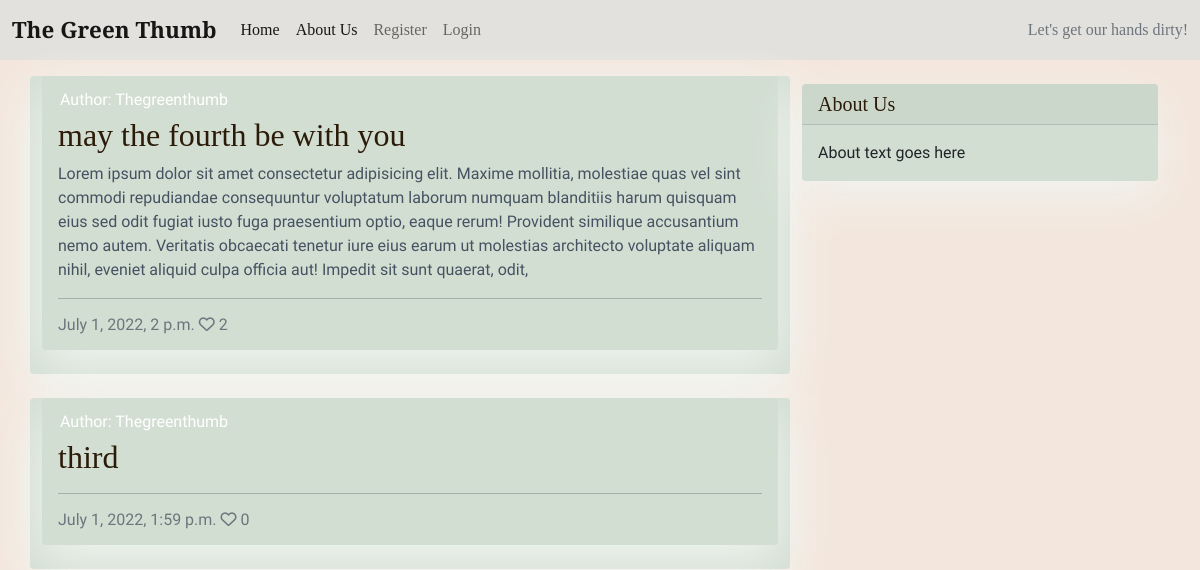
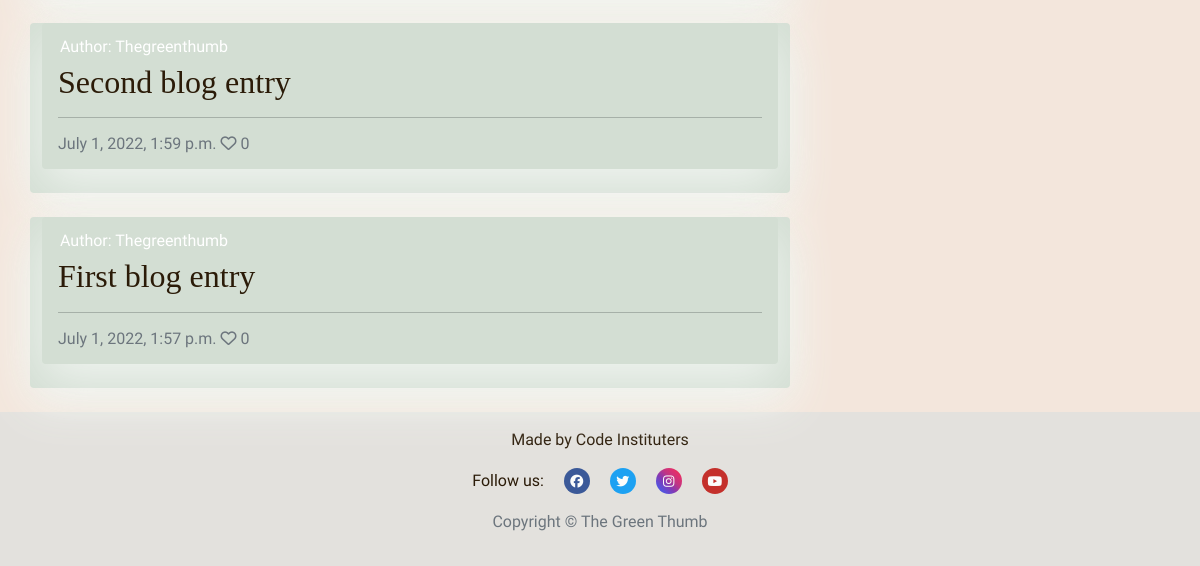
The app's page /, older data (2 pictures, top to bottom).
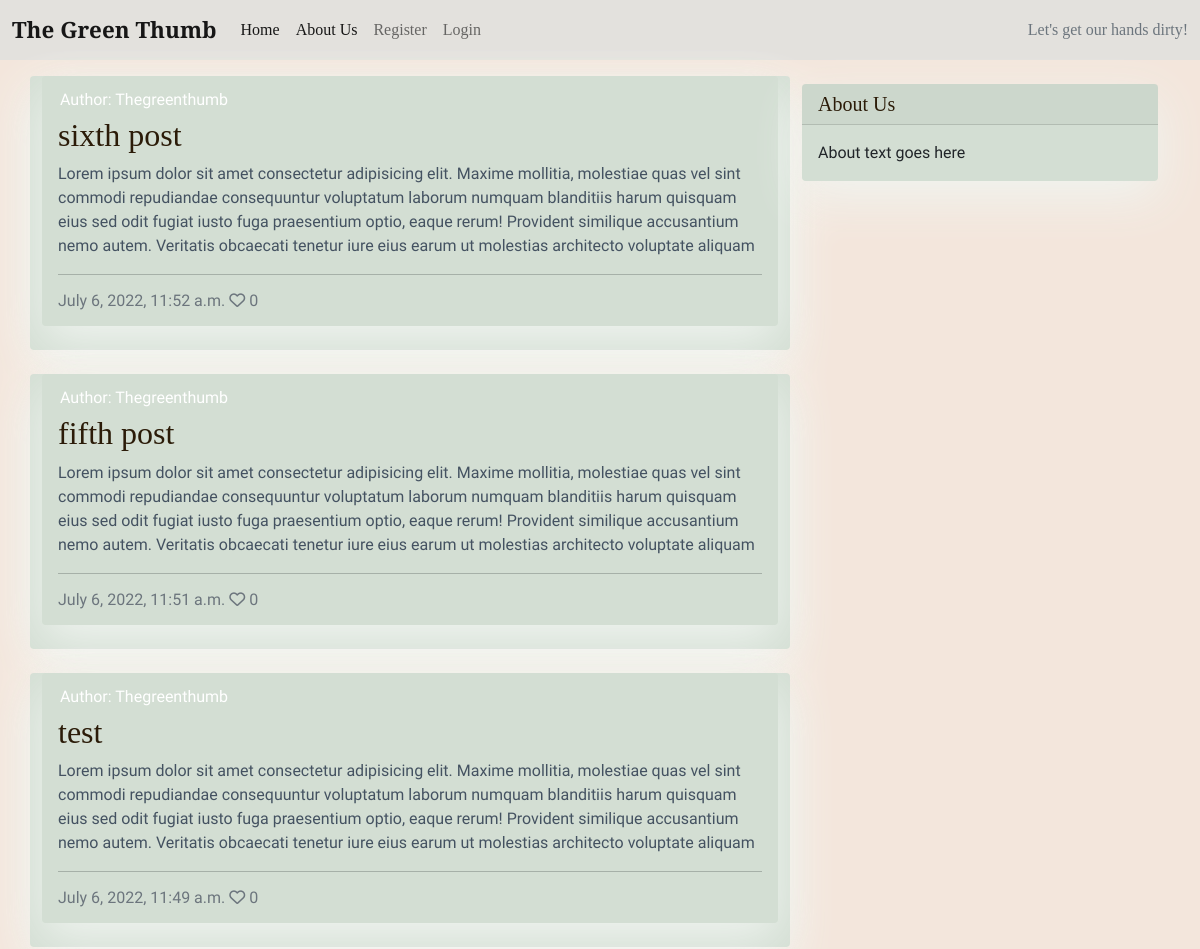
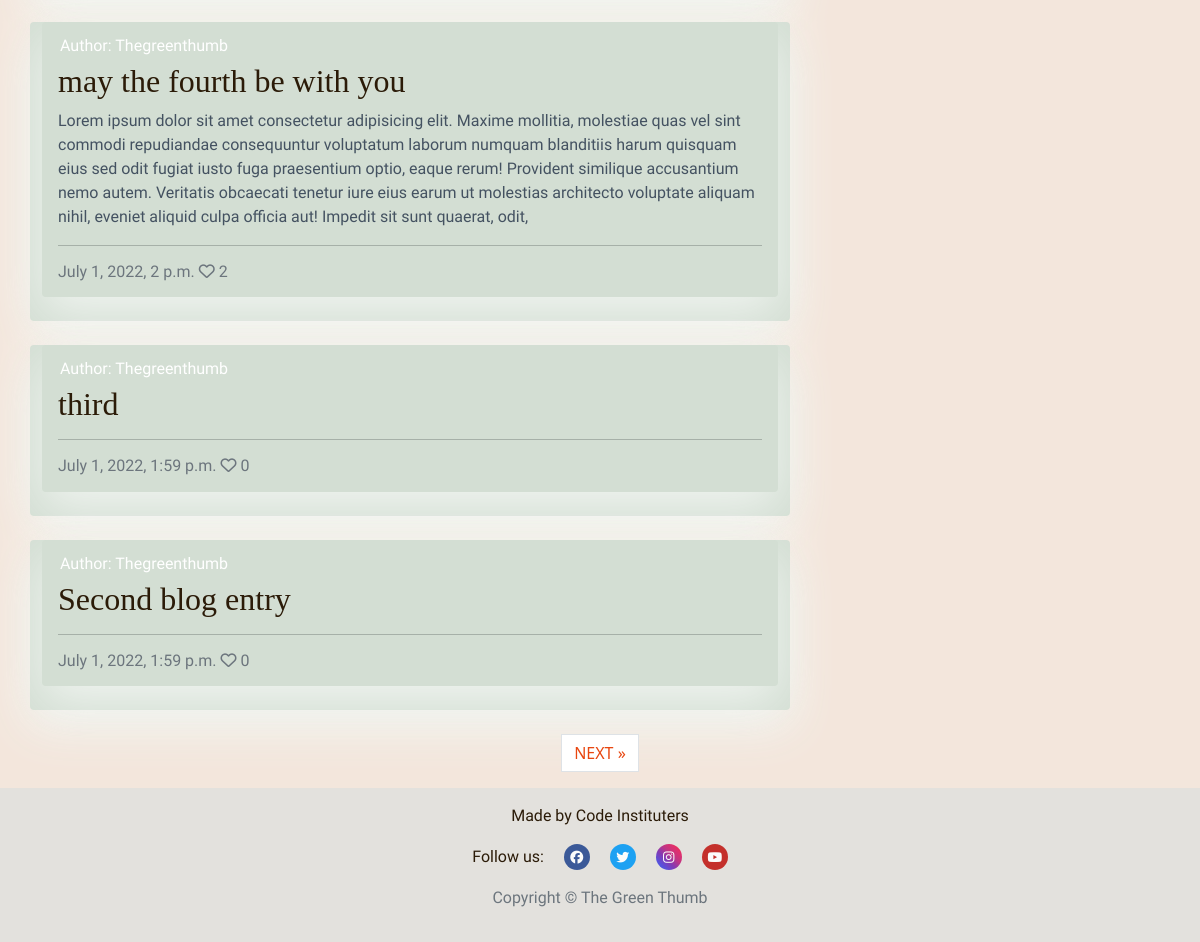
The same page, newer data (2 pictures, top to bottom).
### blog/models.py (models this page shows, shortened)
class BlogPost(models.Model):
    title = models.CharField(
        max_length=200, unique=True, null=False, blank=False)
    slug = models.SlugField(max_length=200, unique=True)
    author = models.ForeignKey(
        User, on_delete=models.CASCADE, related_name='blog_posts',
        default=id(0))
    created_on = models.DateTimeField(auto_now_add=True)
    updated_on = models.DateTimeField(auto_now=True)
    content = models.TextField(blank=True)
    status = models.IntegerField(choices=STATUS, default=0)
    featured_image = CloudinaryField('image', default='placeholder')
    excerpt = models.TextField(blank=True)
    likes = models.ManyToManyField(
        User, related_name='blogpost_like', blank=True)
    class Meta:
        ordering = ['-created_on']
    def number_of_likes(self):
        return self.likes.count()

### blog/views.py (the view)
# urls.py: path('', views.PostList.as_view(), name='home'),
class PostList(generic.ListView):
    model = BlogPost
    queryset = BlogPost.objects.filter(status=1).order_by('-created_on')
    context_object_name = 'post_list'
    template_name = 'index.html'
    paginate_by = 6

### templates/index.html (shortened to what this page needs)
{% extends "base.html" %}
{% block content %}
<div class="container">
    <div class="row">
        <div class="col-md-8 mt-3 left">
            <div class="row">
                {% for post in post_list %}
                <div class="card mb-4">
                    <div class="card mb-4">
                        <div class="card-body">
                            <div class="image-container">
                                <div class="image-flash">
                                    <p class="author">Author: {{ post.author }}</p>
                                </div>
                            </div>
                            <a href="{% url 'post_detail' post.slug %}" class="post-link">
                                <h2 class="card-title">{{ post.title }}</h2>
                                <p class="card-text">{{ post.excerpt }}</p>
                            </a>
                            <hr />
                            <p class="card-text text-muted h6">{{ post.created_on}} <i class="far fa-heart"></i>
                                {{ post.number_of_likes }}</p>
                        </div>
                    </div>
                </div>
                {% endfor %}
            </div>
        </div>
        {% block sidebar %}
        {% include 'sidebar.html' %}
        {% endblock sidebar %}
    </div>
    {% if is_paginated %}
    <nav aria-label="Page navigation">
        <ul class="pagination justify-content-center">
            {% if page_obj.has_next %}
            <li><a href="?page={{ page_obj.next_page_number }}" class="page-link"> NEXT &raquo;</a></li>
            {% endif %}
        </ul>
    </nav>
    {% endif %}
</div>
{%endblock%}

### templates/base.html (shortened to what this page needs)
{% load static %}
<!DOCTYPE html>
<html class="h-100">
<head>
    <link rel="stylesheet" href="https://cdnjs.cloudflare.com/ajax/libs/font-awesome/5.15.3/css/all.min.css">
    <link href="https://cdn.jsdelivr.net/npm/bootstrap@5.0.1/dist/css/bootstrap.min.css" rel="stylesheet"
>
    <link rel="stylesheet" href="{% static 'css/style.css' %}">
</head>
<body class="d-flex flex-column h-100 main-bg">
    <nav class="navbar navbar-expand-lg navbar-light nav-css-settings">
        <div class="container-fluid">
            <a class="navbar-brand" href="{% url 'home' %}"><span class="brand">The Green Thumb</span></a>
            <div class="collapse navbar-collapse" id="navbarText">
                <ul class="navbar-nav me-auto mb-2 mb-lg-0">
                    <li class="nav-item">
                        <a class="nav-link active" aria-current="page" href="{% url 'home' %}">Home</a>
                    </li>
                    <li class="nav-item">
                        <a class="nav-link active" aria-current="page" href="#">About Us</a>
                    </li>
                    {% if user.is_authenticated %}
                    <li class="nav-item">
                        <a class="nav-link" href="{% url 'account_logout' %}">Logout</a>
                    </li>
                    {% else %}
                    <li class="nav-item">
                        <a class="nav-link" href="{% url 'account_signup' %}">Register</a>
                    </li>
                    <li class="nav-item">
                        <a class="nav-link" href="{% url 'account_login' %}">Login</a>
                    </li>
                    {% endif %}
                </ul>
                <span class="navbar-text text-muted d-none d-lg-block">
                    Let's get our hands dirty!
                </span>
            </div>
        </div>
    </nav>
    <main class="flex-shrink-0 main-bg">
        {% block content %}{% endblock content %}
    </main>
    <footer class="footer mt-auto py-3 footer-css-settings">
        <p class="m-0 text-center">Made by Code Instituters</p>
        <p class="social social-links ">Follow us:
            <a href="" target="_blank" rel="noopener noreferrer"><i class="fa-brands fa-facebook ms-3 social-link-facebook"></i></a>
            <a href="" target="_blank" rel="noopener noreferrer"><i class="fa-brands fa-twitter ms-3 social-link-twitter"></i></a>
            <a href="" target="_blank" rel="noopener noreferrer"><i class="fa-brands fa-instagram ms-3 social-link-instagram"></i></a>
            <a href="" target="_blank" rel="noopener noreferrer"><i class="fa-brands fa-youtube ms-3 social-link-youtube"></i></a>
        </p>
        <p class="copyright text-muted text-center">Copyright &copy; The Green Thumb {% load copyrighttags %}{% getCopyrightYears %} </p>
    </footer>
</body>
</html>

### templates/sidebar.html
{% block sidebar %}
<div class="col-md-4 float-right d-none d-md-block">
<div class="card my-4">
        <h5 class="card-header">About Us</h5>
    <div class="card-body">
        <p class="card-text"> About text goes here</p>
    </div>
</div>
</div>
{% endblock sidebar %}

### static/css/style.css (style rules this page uses)
* { margin: 0; padding: 0; border: none; box-sizing: border-box; }
body { background-color: #f3e6dc; background-image: url('https://res.cloudinary.com/mikakallberg/image/upload/w_1000,ar_16:9,c_fill,g_auto,e_sharpen/v1656959952/dirt_sun_tndbjc.jpg'); background-position: center center; background-repeat: no-repeat; background-size: cover; background-attachment:fixed; }
html, body { height: 100%; }
h1, h2, h3, h4, h5 { font-family: 'Playfair Display', serif; color: #2b1b08; }
p { font-family: 'Gentium Book Plus', sans-serif; }
a { text-decoration: none; color: inherit; }
.brand { font-size: 1.4rem; font-weight: 700; }
.card { border: none; background-color: #d3ded3; box-shadow: 0 16px 48px #f0f4f0; }
.nav-css-settings, .footer-css-settings { background-color: #e3e1dd; font-family: 'Playfair Display', serif; color: #2b1b08; }
.social { text-align: center; margin: 1rem; }
.social-links a i { height: 26px; width: 26px; padding: 12px 0; border-radius: 50%; font-size: 13px; line-height: 3px; text-align: center; color: #fbfcfb; }
.social-link-facebook { background: #3b5998; }
.social-link-twitter { background: #1DA1F2; }
.social-link-instagram { background: linear-gradient(45deg, #405de6, #5851db, #833ab4, #c13584, #e1306c, #fd1d1d); }
.social-link-youtube { background: #c4302b; }
.image-container { position: relative; }
.image-flash { position: absolute; bottom: 0; min-width: 30%; left: -2px; background-color: transparent; }
.author { color: white; margin: 4px; text-transform: capitalize; }
.post-link { text-decoration: none; color: #445261; }
.post-link:hover, .page-link { color: #E84610; }

Row changes from the older to the newer data that the page shows:
no longer on this page (row unchanged): BlogPost: author "Thegreenthumb", title "First blog entry", created_on "July 1, 2022, 1:57 p.m.", number_of_likes "0"
added BlogPost: author "Thegreenthumb", title "sixth post", excerpt "Lorem ipsum dolor sit amet consectetur adipisicing elit. Maxime mollitia, molestiae quas vel sint commodi repudiandae consequuntur voluptatum laborum numquam blanditiis harum quisquam eius sed odit fugiat iusto fuga praesentium optio, eaque rerum! Provident similique accusantium nemo autem. Veritatis obcaecati tenetur iure eius earum ut molestias architecto voluptate aliquam", created_on "July 6, 2022, 11:52 a.m.", number_of_likes "0"
added BlogPost: author "Thegreenthumb", title "fifth post", excerpt "Lorem ipsum dolor sit amet consectetur adipisicing elit. Maxime mollitia, molestiae quas vel sint commodi repudiandae consequuntur voluptatum laborum numquam blanditiis harum quisquam eius sed odit fugiat iusto fuga praesentium optio, eaque rerum! Provident similique accusantium nemo autem. Veritatis obcaecati tenetur iure eius earum ut molestias architecto voluptate aliquam", created_on "July 6, 2022, 11:51 a.m.", number_of_likes "0"
added BlogPost: author "Thegreenthumb", title "test", excerpt "Lorem ipsum dolor sit amet consectetur adipisicing elit. Maxime mollitia, molestiae quas vel sint commodi repudiandae consequuntur voluptatum laborum numquam blanditiis harum quisquam eius sed odit fugiat iusto fuga praesentium optio, eaque rerum! Provident similique accusantium nemo autem. Veritatis obcaecati tenetur iure eius earum ut molestias architecto voluptate aliquam", created_on "July 6, 2022, 11:49 a.m.", number_of_likes "0"
Text that changed along with them:
text now shown: "NEXT »"
